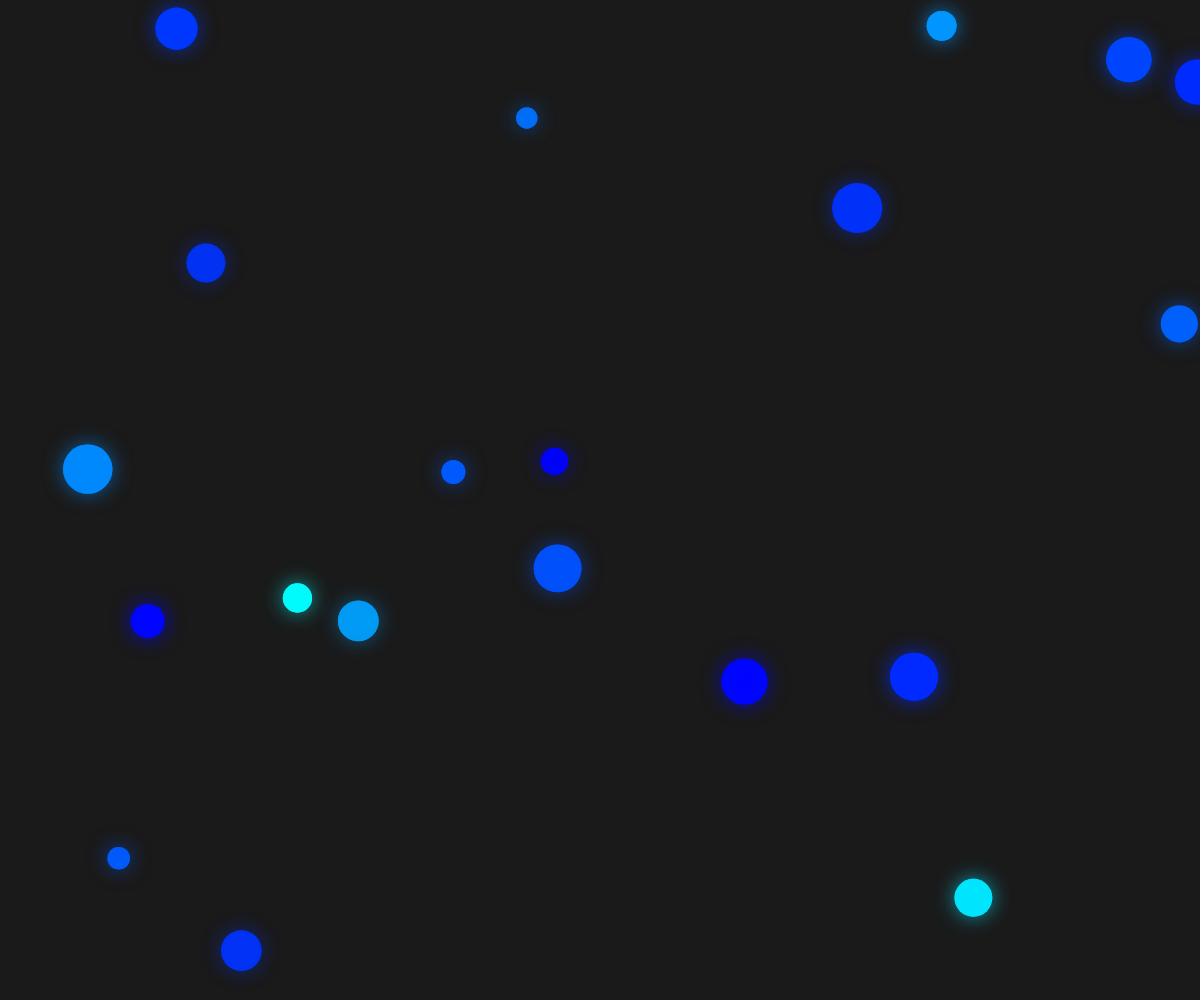
Frame 1 (no input)
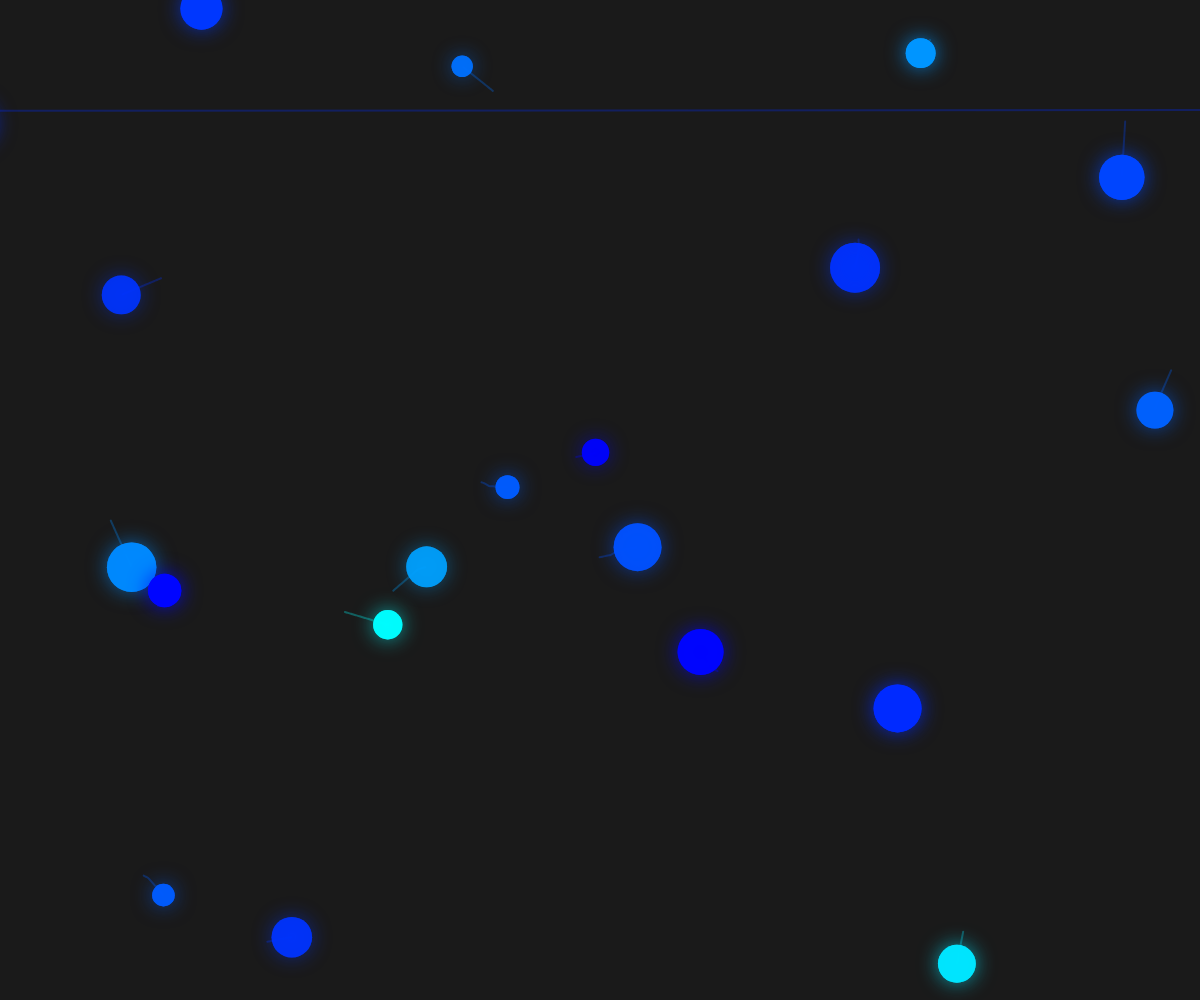
Frame 60 (no input)
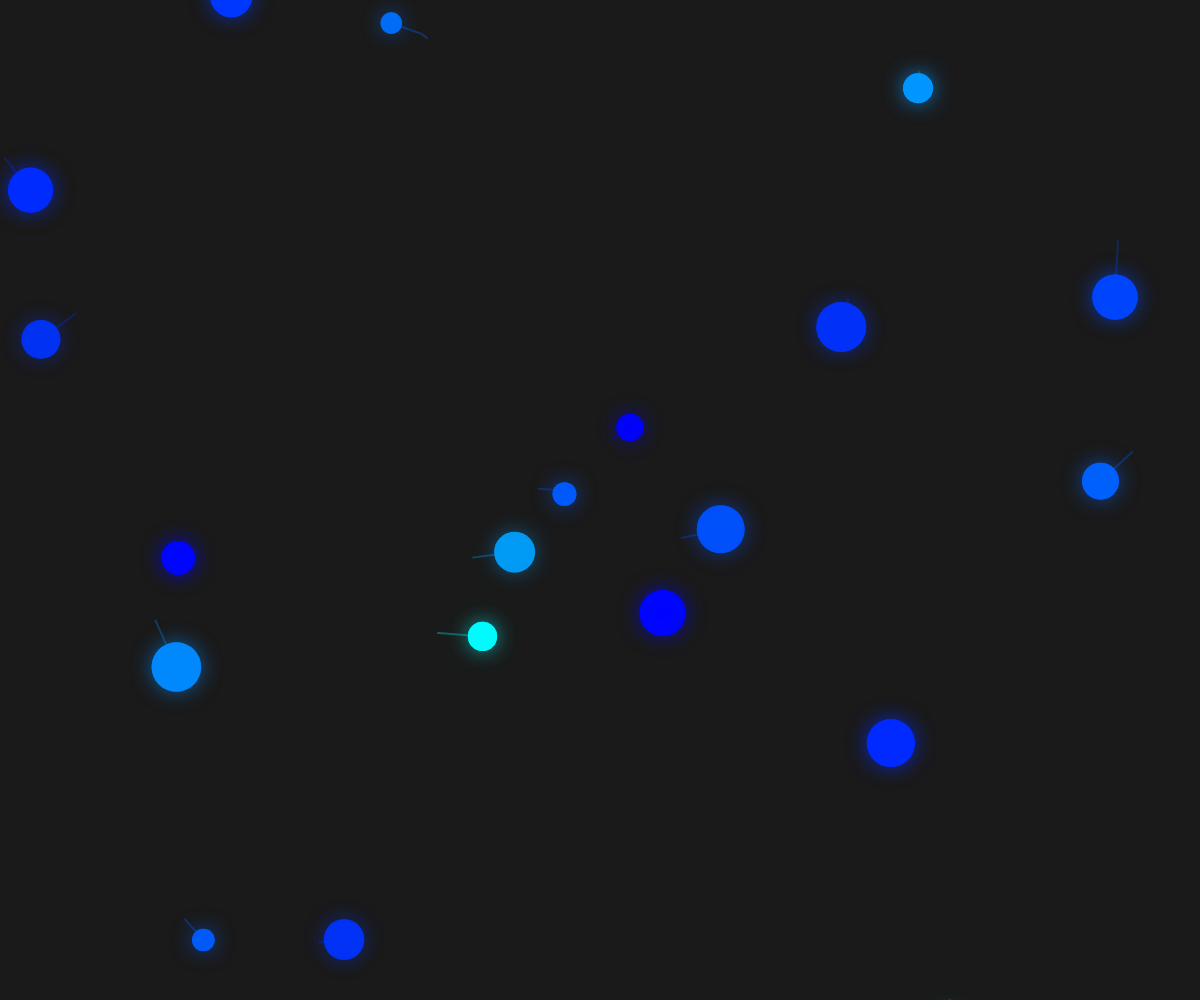
Frame 120 (the mouse pressed at the canvas centre since frame 60)

The p5.js sketch that drew these frames (run headless with seeded random() and noise() and a simulated clock; from frame 60 on, the mouse is pressed at the canvas centre):

// p5.js sketch
// ── sketch.js
let creatures = [];
let tails = [];
let bgBrightness = 10;
let bgTarget = 10;

function setup() {
  createCanvas(windowWidth, windowHeight);
  colorMode(HSB, 360, 100, 100, 1);
  
  // Create initial creatures
  for (let i = 0; i < 20; i++) {
    creatures.push({
      x: random(width),
      y: random(height),
      size: random(20, 60),
      speed: random(0.5, 2),
      hue: random(180, 240),
      alpha: random(0.7, 1),
      angle: random(TWO_PI),
      tail: []
    });
  }
}

function draw() {
  // Smoothly transition background brightness
  bgBrightness += (bgTarget - bgBrightness) * 0.02;
  
  // Dark background with subtle glow
  background(0, 0, bgBrightness);
  
  // Update and display creatures
  for (let i = 0; i < creatures.length; i++) {
    let c = creatures[i];
    
    // Move creature
    c.x += cos(c.angle) * c.speed;
    c.y += sin(c.angle) * c.speed;
    
    // Boundary check with wraparound
    if (c.x < -50) c.x = width + 50;
    if (c.x > width + 50) c.x = -50;
    if (c.y < -50) c.y = height + 50;
    if (c.y > height + 50) c.y = -50;
    
    // Occasionally change direction
    if (random() < 0.02) {
      c.angle += random(-0.5, 0.5);
    }
    
    // Add to tail
    c.tail.push({x: c.x, y: c.y});
    if (c.tail.length > 30) {
      c.tail.shift();
    }
    
    // Draw tail
    noFill();
    stroke(c.hue, 100, 100, 0.3);
    strokeWeight(2);
    beginShape();
    for (let j = 0; j < c.tail.length; j++) {
      let point = c.tail[j];
      curveVertex(point.x, point.y);
    }
    endShape();
    
    // Draw creature body
    noStroke();
    fill(c.hue, 100, 100, c.alpha);
    ellipse(c.x, c.y, c.size);
    
    // Add glow effect
    drawingContext.shadowBlur = 20;
    drawingContext.shadowColor = color(c.hue, 100, 100, c.alpha * 0.8);
    ellipse(c.x, c.y, c.size);
    drawingContext.shadowBlur = 0;
  }
  
  // Occasionally change background darkness
  if (frameCount % 120 === 0) {
    bgTarget = random(5, 20);
  }
}
